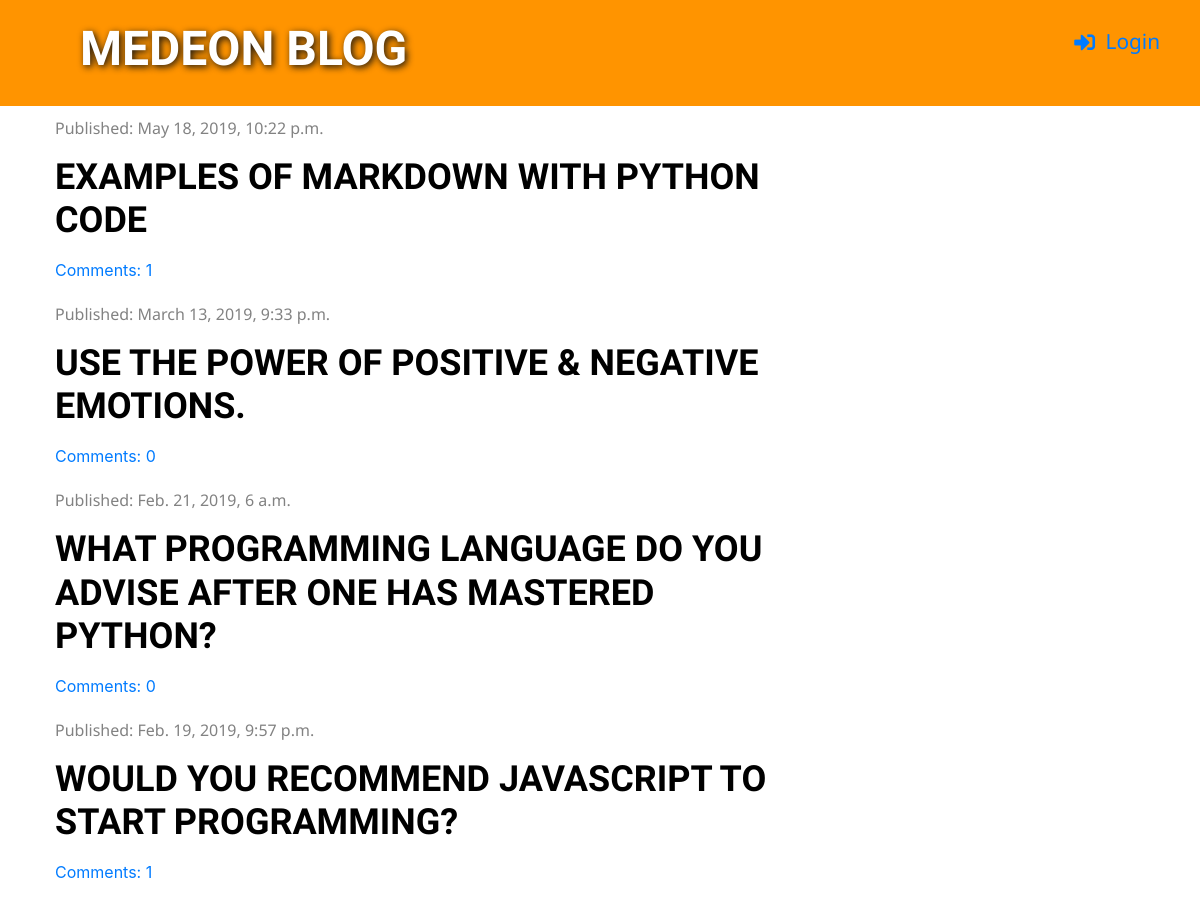
The page / on the database its author committed.
### blog/models.py (models this page shows, shortened)
class Post(models.Model):
    author = models.ForeignKey('auth.User', on_delete=models.CASCADE)
    title = models.CharField(max_length=200)
    text = models.TextField()
    created_date = models.DateTimeField(default=timezone.now)
    published_date = models.DateTimeField(blank=True, null=True)
    def approved_comments(self):
        return self.comments.filter(approved=True)

### blog/views.py (the view)
# urls.py: path('', views.post_list, name='post_list'),
def post_list(request):
    posts = Post.objects.filter(published_date__lte=timezone.now()).order_by('-published_date')
    context_dictionary = {'posts': posts}
    return render(request, 'blog/post_list.html', context_dictionary)

### blog/templatetags/markdownify.py (called while the page is built)
@register.filter
def markdown(value):
    renderer = HighlightRenderer()
    markdown = mistune.Markdown(renderer=renderer)
    return markdown(value)

### blog/templates/blog/post_list.html (shortened to what this page needs)
{% extends 'blog/base.html' %}
{% load markdownify %}
{% block content %}
    {% for post in posts %}
        <div class="post">
            <div class="date">
                <p>Published: {{ post.published_date }}</p>
            </div>
            <h1><a href="{% url 'post_detail' pk=post.pk %}">{{ post.title }}</a></h1>
            <a href="{% url 'post_detail' pk=post.pk %}">Comments: {{ post.approved_comments.count }}</a>
        </div>
    {% endfor %}
{% endblock %}

### blog/static/css/blog.css (style rules this page uses)
.date { color: #828282; }
.post { margin-top: 10px; margin-bottom: 20px; }

### rows shown on the page
Post: published_date "May 18, 2019, 10:22 p.m.", title "EXAMPLES OF MARKDOWN WITH PYTHON CODE", approved_comments.count "1"
Post: published_date "March 13, 2019, 9:33 p.m.", title "USE THE POWER OF POSITIVE & NEGATIVE EMOTIONS.", approved_comments.count "0"
Post: published_date "Feb. 21, 2019, 6 a.m.", title "WHAT PROGRAMMING LANGUAGE DO YOU ADVISE AFTER ONE HAS MASTERED PYTHON?", approved_comments.count "0"
Post: published_date "Feb. 19, 2019, 9:57 p.m.", title "WOULD YOU RECOMMEND JAVASCRIPT TO START PROGRAMMING?", approved_comments.count "1"
